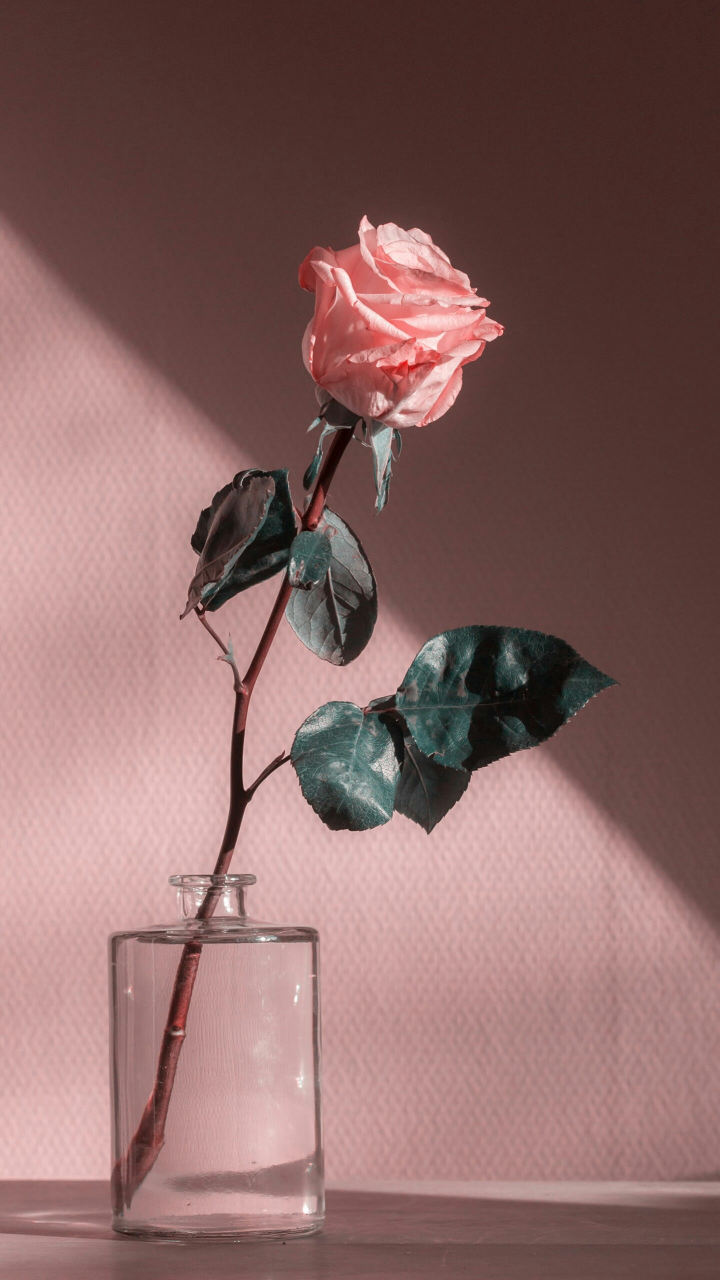
#> input picture t1/rose.jpg, 1439 x 2560 px (shown at 1/2 size)
$ python test.py
#> lines starting #> are read from the running program, lines starting #| are printed output that depends on the picture
import cv2

img = cv2.imread('rose.jpg', 0)
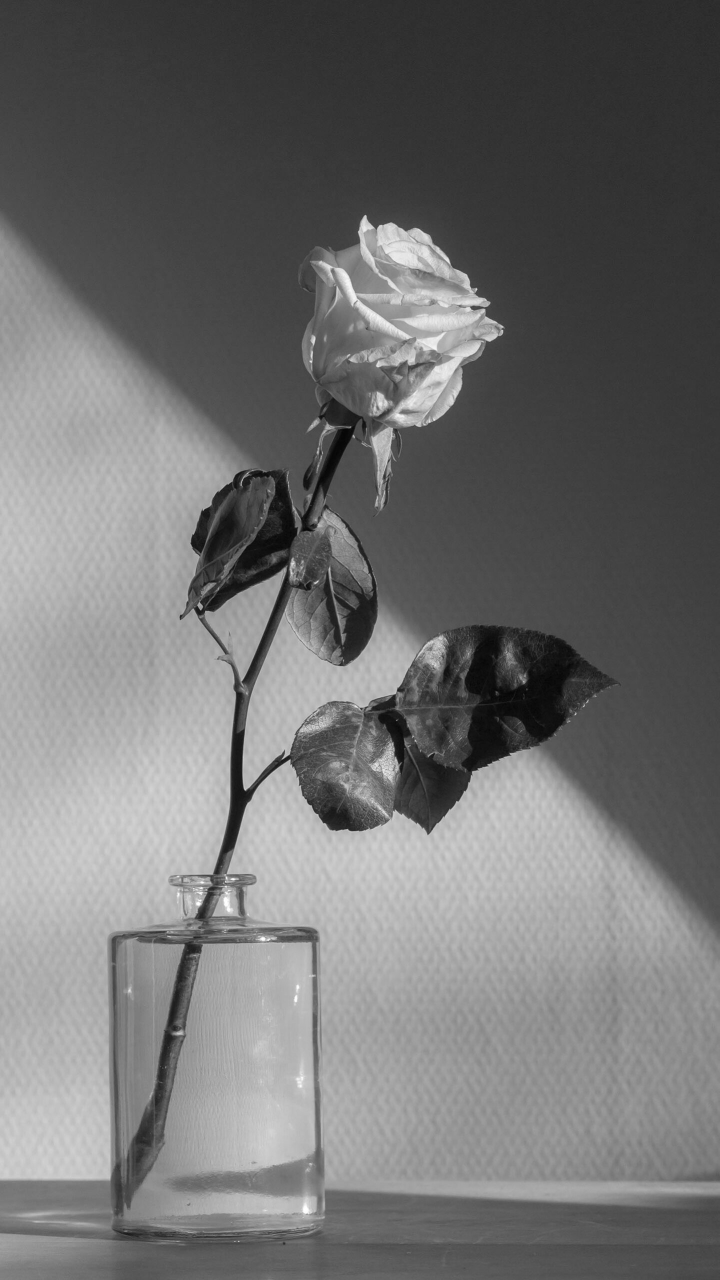
#> img: shape (2560, 1439) (shown at 1/2 size); min 1, max 255, mean 112.8
img = cv2.resize(img, (0, 0), fx=0.9, fy=0.9)
#> img: shape (2304, 1295)
img = cv2.rotate(img, cv2.ROTATE_90_CLOCKWISE)
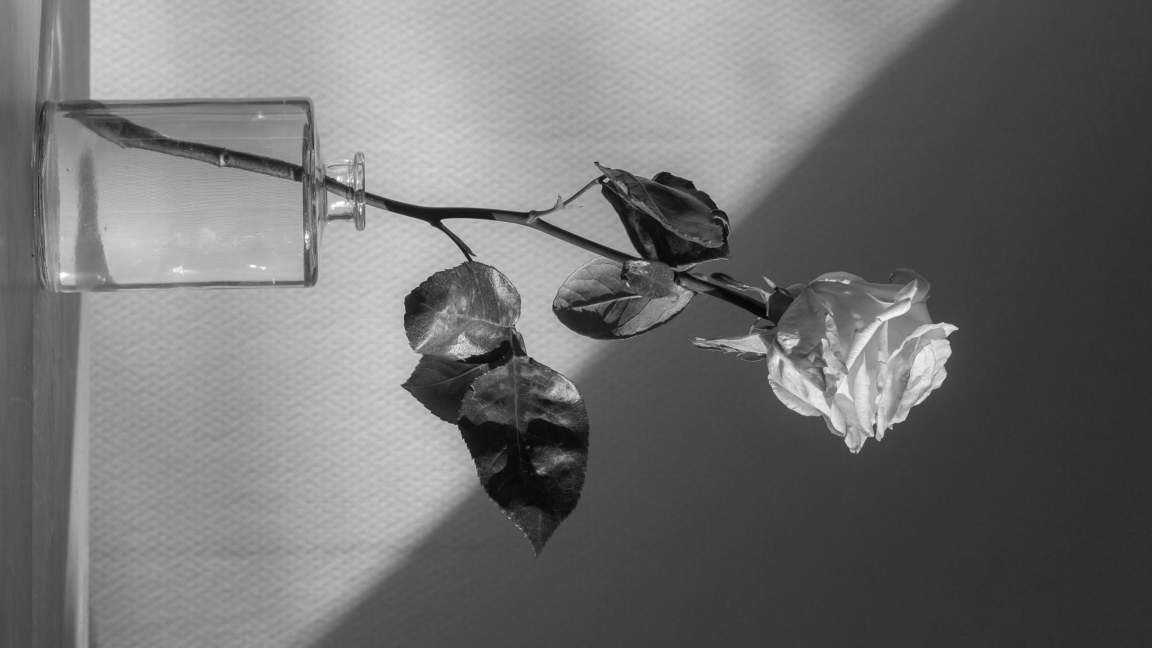
#> img: shape (1295, 2304) (shown at 1/2 size); min 3, max 255, mean 112.7

cv2.imwrite("new_img.jpg", img)
cv2.imshow('Image', img)
cv2.waitKey(0)
cv2.destroyAllWindows()
